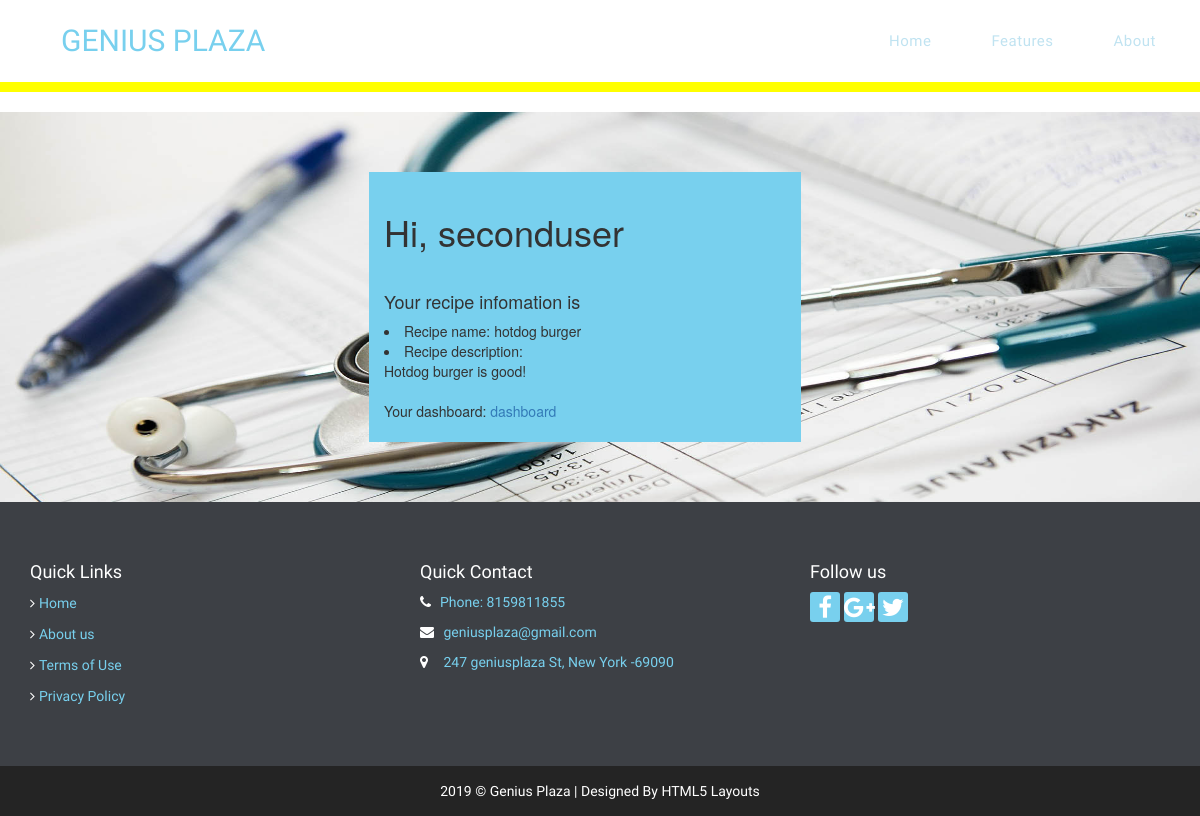
Page /users/seconduser@gmial.com/ (signed in) on the earlier database version.
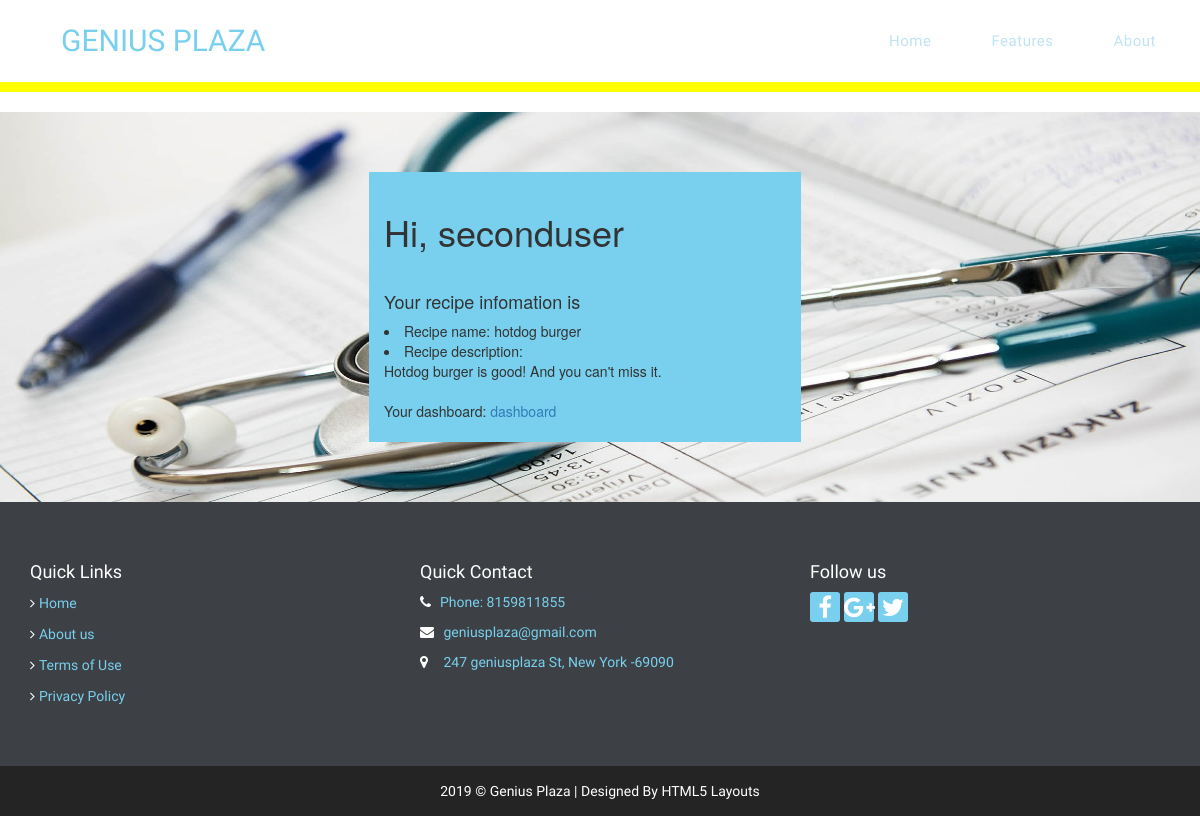
Same page on the later database version.
### RecipeModel/models.py (models this page shows, shortened)
class Recipe(models.Model):
    user=models.OneToOneField(User, related_name='recipes',on_delete=models.CASCADE)
    name = models.CharField(max_length=250,null=False)
    description = models.CharField(max_length=250)
    class Meta:
        ordering = ('-name', )

### userModel/views.py (the view)
# urls.py: url(r'^users/(?P<email>[\w.%+-]+@[A-Za-z0-9.-]+\.[A-Za-z]{2,4})/$', views.user_email_detail,name='user_email_detail'),
@login_required
def user_email_detail(request,email):
    user = get_object_or_404(get_user_model(), email=email, is_active=True)
    if Recipe.objects.filter(user=user).exists():
        try:
            recipe = Recipe.objects.filter(user=user)
        except ObjectDoesNotExist:
            return HttpResponse('The entry doesn\'t exist.')
        return render(request, 'userModel/detail.html',{'user': user,'recipe': recipe})
    else:
        return HttpResponse('The entry doesn\'t exist.')

### userModel/templates/userModel/detail.html (shortened to what this page needs)
{% extends "base.html" %}
{% block content %}
<div class="banner" style="padding:5% 5% 5% 5%;display: block;">
  <div class="container" style="width:50%;padding:0 5% 0 5%;display: table;">
    <div class="row" style="width:100%;display: table;">
          <div class="col-md-12 col-sm-6 col-xs-6 appointment" style="display: table;">
            <h1>Hi, {{ user.username }}  </h1><br>
            <h4>Your recipe infomation is</h4>
              {%if recipe %}
                  {% for fav in recipe %}
                    <li >
                      Recipe name:  {{ fav.name }}
                    </li>
                      <li >
                    Recipe description:<br>{{ fav.description }}
                      </li>
                  {% endfor %}
                {% else %}
                {{ user.username }}, You do not have  any recipes yet.
              {% endif %}
              <br>
              Your dashboard: <a href="{% url "userModel:dashboard" %}">dashboard</a>
       </div>
      </div>
</div>
</div>
{% endblock %}

### userModel/templates/base.html (shortened to what this page needs)
{% load static %}
<!DOCTYPE html>
<html>
<head>
<link rel="stylesheet" type="text/css" href="{% static "css/style.css" %}"/>
<link rel="stylesheet" href="https://maxcdn.bootstrapcdn.com/bootstrap/3.3.7/css/bootstrap.min.css">
<link rel="stylesheet" href="https://maxcdn.bootstrapcdn.com/bootstrap/3.3.7/css/bootstrap-theme.min.css">
<link rel="stylesheet" href="https://cdnjs.cloudflare.com/ajax/libs/font-awesome/4.7.0/css/font-awesome.min.css">
</head>
<body >
<div class="header0">
  <div class="container">
    <div class="navbar menubar" id="menu">
      <div class="container">
        <div class="navbar-header">
          <a class="navbar-brand logo" href="/">Genius Plaza</a> </div>
        <div class="navdiv">
          <nav class="collapse navbar-collapse navset" id="myNavbar" role="navigation">
            <ul class="nav navbar-nav navbar-right navstyle navb">
              <li><a href="/" class="page-scroll active">Home</a></li>
              <li><a href="#features" class="page-scroll">Features</a></li>
              <li><a href="#about" class="page-scroll">About</a></li>
            </ul>
          </nav>
        </div>
      </div>
    </div>
  </div>
</div>
<ul class="nav nav-pills nav-justified" style="background: yellow;">
</ul><br>
<div id="contents">
      {% block content %}
      {% endblock %}
 </div>
<div class="footer" >
  <div class="container">
    <div class="row">
      <div class="col-md-4 col-sm-6 col-xs-12">
        <div class="quicklinks">
          <h4 class="footerh">Quick Links</h4>
          <ul>
            <li><i class="fa fa-angle-right"></i> <a href="#">Home</a></li>
            <li><i class="fa fa-angle-right"></i> <a href="#">About us</a></li>
            <li><i class="fa fa-angle-right"></i> <a href="#">Terms of Use</a></li>
            <li><i class="fa fa-angle-right"></i> <a href="#">Privacy Policy</a></li>
          </ul>
        </div>
      </div>
      <div class="col-md-4 col-sm-6 col-xs-12">
        <div class="quickcontact">
          <h4 class="footerh">Quick Contact</h4>
          <ul>
            <li><i class="fa fa-phone"></i>Phone: 8159811855</li>
            <li><i class="fa fa-envelope"></i> geniusplaza@gmail.com</li>
            <li><i class="fa fa-map-marker"></i> 247 geniusplaza St, New York -69090</li>
          </ul>
        </div>
      </div>
      <div class="col-md-4 col-sm-12 col-xs-12">
        <div class="follow">
          <h4 class="footerh">Follow us</h4>
          <ul class="footer-social text-center">
            <li><a href="#"><i class="fa fa-facebook"></i></a></li>
            <li><a href="#"><i class="fa fa-google-plus"></i></a></li>
            <li><a href="#"><i class="fa fa-twitter"></i></a></li>
          </ul>
        </div>
      </div>
    </div>
  </div>
</div>
<footer>
  <div class="container" style="text-align:center">
    <div class="row">
      <div class="col-md-12">
        <p>2019 &copy; Genius Plaza | Designed By HTML5 Layouts </p>
      </div>
    </div>
  </div>
</footer>
</body>
</html>

### userModel/static/css/style.css (style rules this page uses)
body { background-color: #fff !important; }
a { outline: none !important; }
.logo { font-family: 'Ubuntu', sans-serif; color: #78D0EE; font-size: 30px !important; text-transform: uppercase; }
.menubar { margin-bottom: 0px !important; }
.navbar-header { margin: 0px !important; }
.navb { display: inline-block; float: right !important; text-align: center; margin: 0px !important; }
.navb a { padding: 30px !important; font-family: 'Ubuntu', sans-serif; color: #c0e3f1; font-weight: 500; font-size:15px; letter-spacing: 0.5px; }
.navbar-brand { padding: 30px !important; height: auto !important; }
.navset { width: 100%; padding: 0px !important; }
.banner { background: url(../img/bg.jpg) no-repeat 0% 0% / 100% 100%; padding: 140px 0px; }
.appointment { background-color: #78D0EE; padding: 20px; min-height: 270px !important; margin: auto; }
.footer { background-color: #3d4045; padding: 50px 0px; }
.footerh { color: #fff; font-family: "Ubuntu", sans-serif; }
.footer-social { list-style: none; float: left; padding-left: 0px; }
.footer-social li { display: inline-block; }
.footer-social li a i { color: #fff; font-size: 24px; display: inline-block; width: 30px; height: 30px; line-height: 30px; background-color: #78D0EE; border-radius: 3px; transition: all 0.8s ease-in 0s; }
.quicklinks ul { list-style: none; padding-left: 0px; }
.quicklinks ul li { margin-bottom: 10px; }
.quicklinks ul li i { color: #fff; }
.quicklinks ul li a { color: #78D0EE; font-family: "Source Sans Pro", sans-serif; }
.quickcontact ul { list-style: none; padding-left: 0px; }
.quickcontact ul li { color: #78D0EE; margin-bottom: 10px; font-family: "Source Sans Pro", sans-serif; }
.quickcontact ul li i { color: #fff; width: 20px; }
footer { background-color: #242424; }
footer p { text-align: center; color: #fff; font-family: "Source Sans Pro", sans-serif; padding: 15px 0px !important; margin-bottom: 0px !important; }

Differences in the rows shown:
changed Recipe "hotdog burger": description "Hotdog burger is good!" → "Hotdog burger is good! And you can't miss it."
